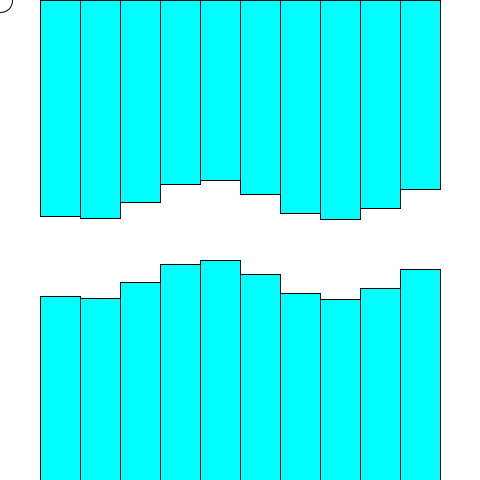
Frame 1 (no input)
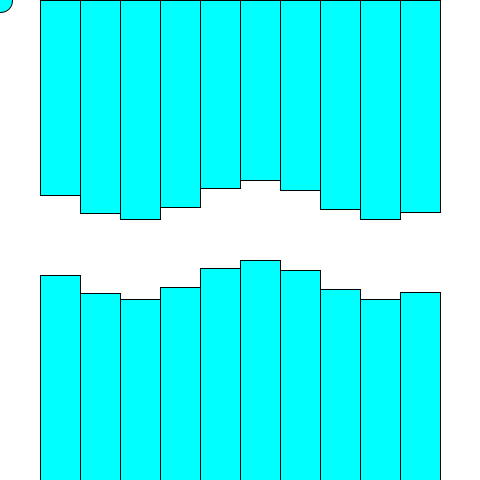
Frame 60 (the mouse pressed at the canvas centre just before this capture)
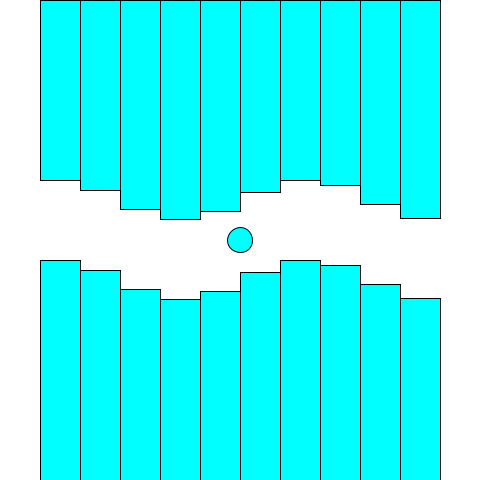
Frame 120 (the mouse held since frame 60 and released just before this capture)

The Processing sketch that drew these frames (run headless with seeded random() and noise(); from frame 60 on, the mouse is pressed at the canvas centre):

// Processing sketch: exercise3
// ── exercise3.pde
float x = TWO_PI/300;
float a; 
final int GAME_TIME=1;
final int GAME_OVER=2;
int gameState;
void setup(){
  size(480,480);
  gameState = GAME_TIME;
}
void draw(){
  switch(gameState){
    case GAME_TIME:
        background(255);
        ellipse(mouseX, mouseY, 25, 25);
        float mousex1 = mouseX+12;
        float mousex2 = mouseX-12;
        float mousey1 = mouseY+12;
        float mousey2 = mouseY-12;
        for(int x = 40 ; x<width-40 ; x=x+40){
          stroke(2);
          fill(0,255,255);
          rect(x,0, 40,200+sin(x/40-a)*20.0);
          rect(x,height,40,-200+sin(x/40-a)*20.0);
          if(mousex1 >= x && mousex2 <= x+40){
            if(mousey2 <= 200+sin(x/40-a)*20.0)
              gameState = GAME_OVER;
          }
          if(mousex1 >= x && mousex2 <= x+40){
            if(mousey1 >= 200+sin(x/40-a)*20.0+80)
              gameState = GAME_OVER;
          }
          //println(200+sin(x/40-a)*20.0);
          //println(-200+sin(x/40-a)*20.0);
        }
        a = a+x;
     break;
     case GAME_OVER:
        background(255);
        if (mouseX>=0 && mouseX<=70){
          if(mouseY>=230 && mouseY<=250){
             if(mousePressed == true){
                gameState=GAME_TIME;
             }
          }
        }
        fill(255);
        rect(0, 230, 70, 20);
        fill(0);
        text("start over",2,240);
     break;
  }
}
